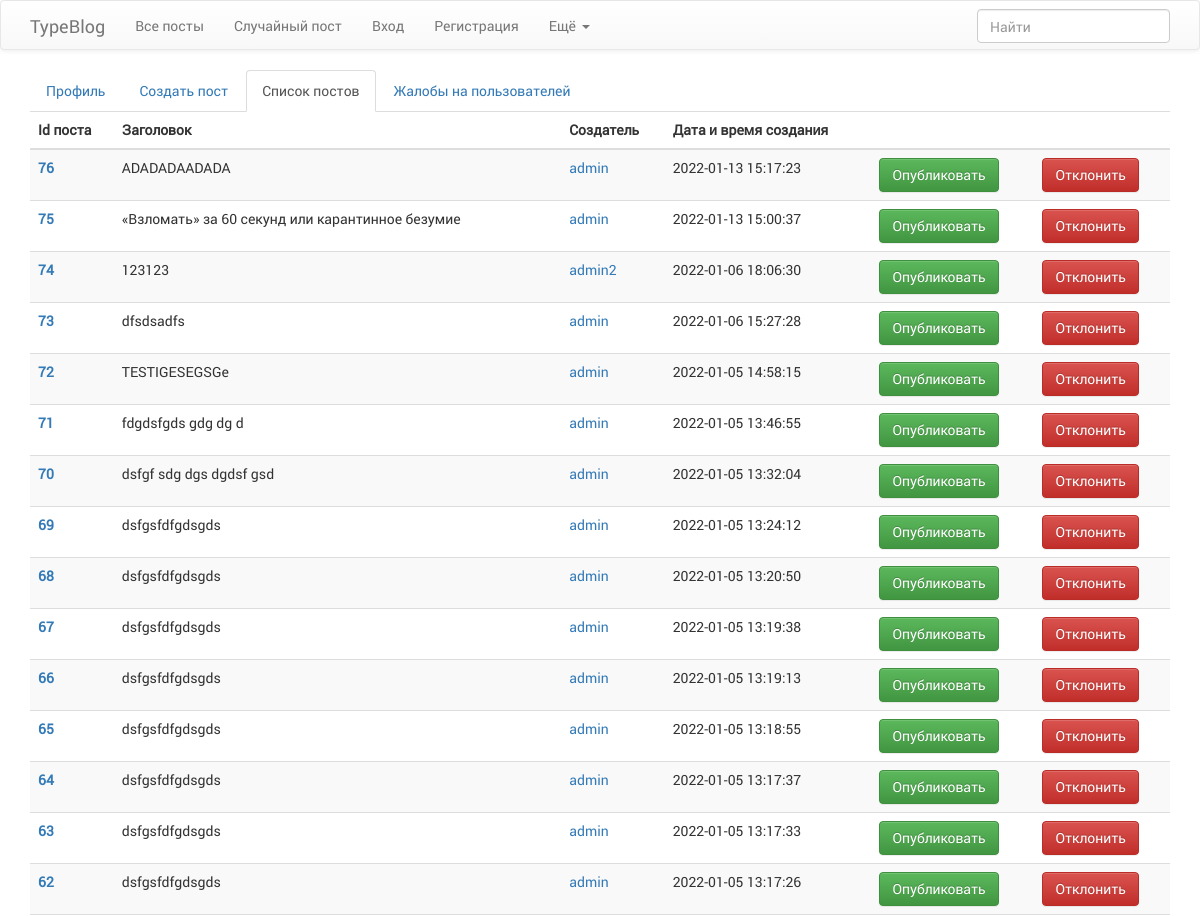
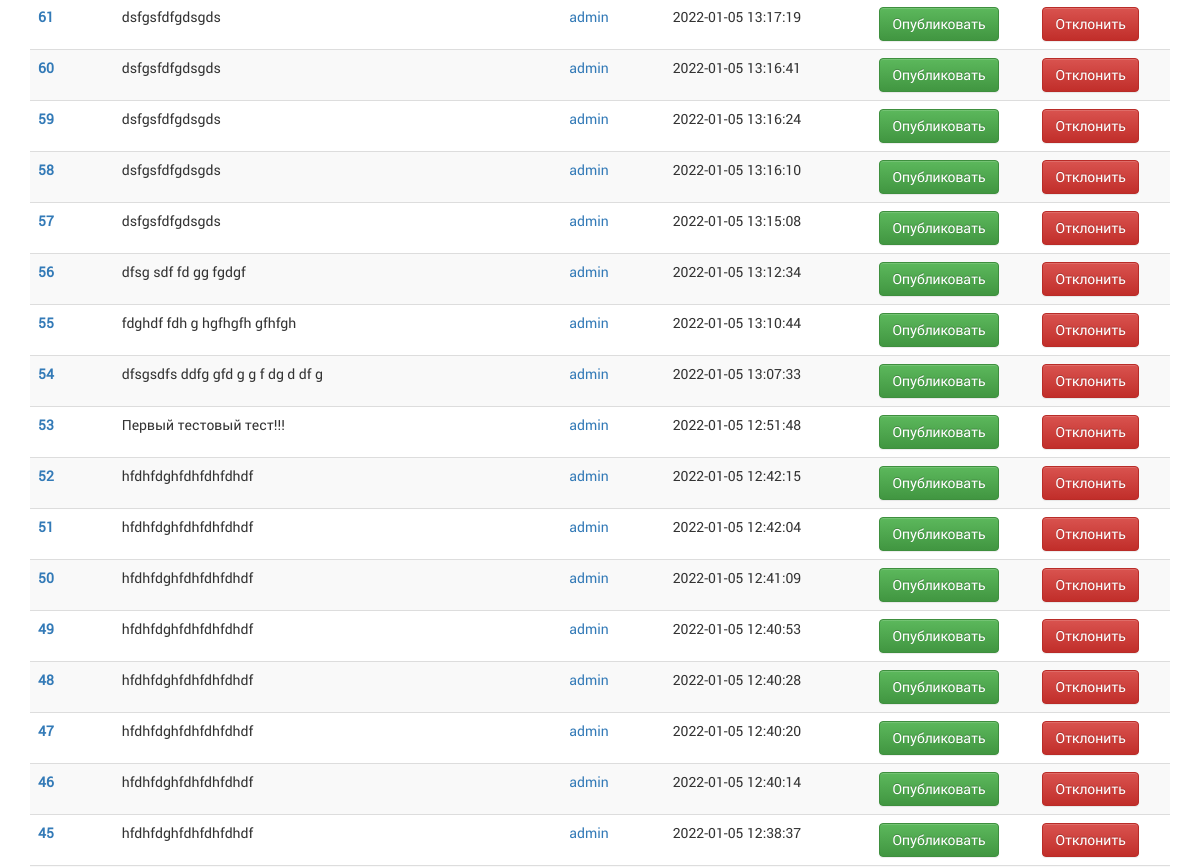
The app's page /pages/post/list.php (upper part), older data (2 pictures, top to bottom).
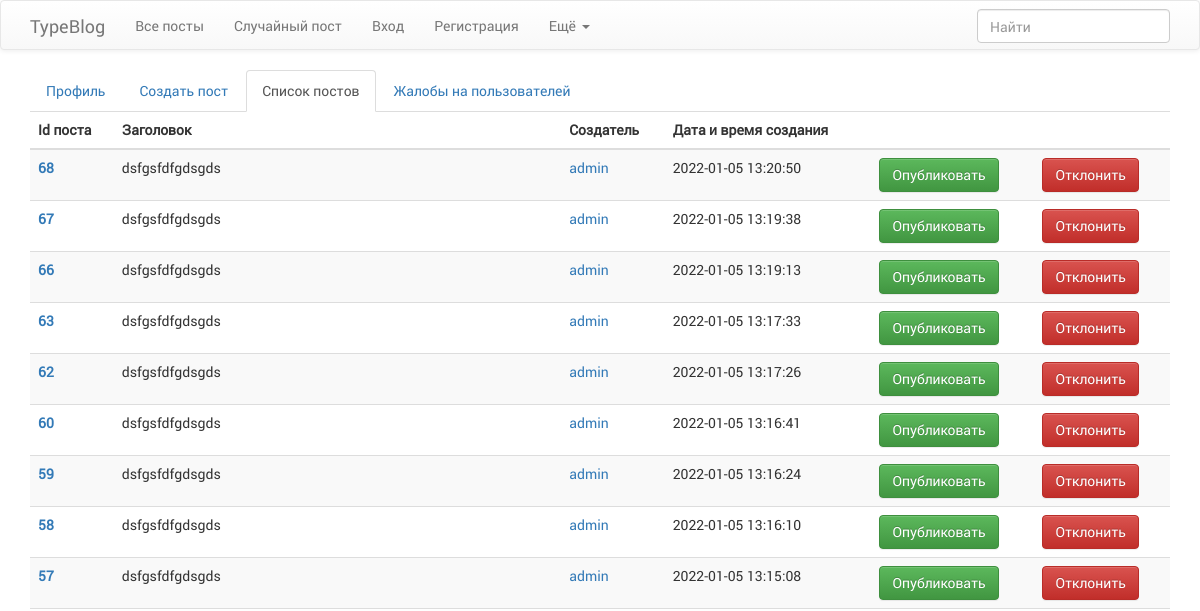
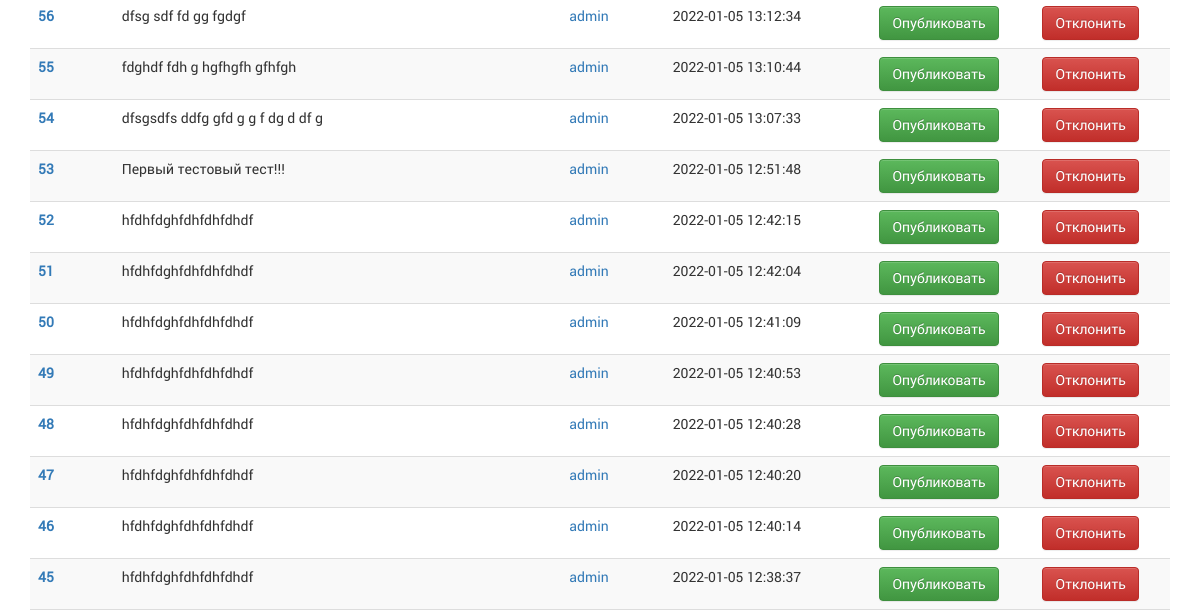
The same page, newer data (2 pictures, top to bottom).
### tables this page shows
CREATE TABLE `post` (
  `id_post` int NOT NULL,
  `id_category` int DEFAULT '1',
  `id_creator` int NOT NULL,
  `id_status` int NOT NULL,
  `heading` varchar(50) NOT NULL,
  `description` text NOT NULL,
  `main_folder` varchar(32) DEFAULT NULL,
  `main_img_type` varchar(5) DEFAULT NULL,
  `body` text NOT NULL,
  `created_at` datetime NOT NULL DEFAULT CURRENT_TIMESTAMP,
  `updated_at` datetime DEFAULT CURRENT_TIMESTAMP ON UPDATE CURRENT_TIMESTAMP
);

CREATE TABLE `user` (
  `id_user` int NOT NULL,
  `id_role` int NOT NULL DEFAULT '1',
  `email` varchar(100) NOT NULL,
  `login` varchar(25) NOT NULL,
  `password` varchar(60) NOT NULL,
  `about` varchar(1000) DEFAULT NULL,
  `folder` varchar(32) DEFAULT NULL,
  `img_type` varchar(5) DEFAULT NULL,
  `blocked` bit(1) DEFAULT NULL,
  `created_at` datetime NOT NULL DEFAULT CURRENT_TIMESTAMP,
  `updated_at` datetime DEFAULT CURRENT_TIMESTAMP ON UPDATE CURRENT_TIMESTAMP
);

### src/db.php (called while the page is built, shortened)
<?php
    class db{
        private $link;
        private function connect(){
            $driver = 'mysql';
            $host = 'localhost';
            $db_name = 'diplom';
            $db_user = 'root';
            $db_password = 'root';
            $charset = 'utf8';
            try{
                $this->link = new PDO("$driver:host=$host;dbname=$db_name;charset=$charset", $db_user, $db_password);
            }catch(PDOException $e){
                die('Нет подключения к базе данных. Ошибка - ' . $e->getMessage());
            }
        }
        public function query($sql, $params = []){
            $sth = $this->link->prepare($sql);
            $sth->execute($params);
            $result = $sth->fetchAll(PDO::FETCH_ASSOC);
            return $result;
        }
    }
    $db = new db();

### src/usecases/post/list.php (called while the page is built)
<?php
    require_once "src/db.php";
    $getList = $db->query("SELECT p.id_post, p.id_creator, p.heading, p.created_at, u.id_user, u.login FROM post as p
                                JOIN user as u ON p.id_creator = u.id_user WHERE p.id_status = ? ORDER BY p.id_post DESC;", [1]);

### pages/post/list.php (the view)
<?php
    require_once "components/header.php";
    require_once "src/usecases/post/list.php"
?>
<div class="tabbable">
    <ul class="nav nav-tabs">
        <li><a href="/lk">Профиль</a></li>
        <li><a href="/post/create">Создать пост</a></li>
        <li class="active"><a href="/post/list" data-toggle="tab">Список постов</a></li>
        <li><a href="/user/complaint">Жалобы на пользователей</a></li>
    </ul>
    <div class="tab-content">
        <div class="tab-pane active table-responsive">
            <table class="table table-striped body_posts">
                <thead>
                <tr>
                    <th scope="col">Id поста</th>
                    <th scope="col">Заголовок</th>
                    <th scope="col">Создатель</th>
                    <th scope="col">Дата и время создания</th>
                    <th scope="col"></th>
                    <th scope="col"></th>
                </tr>
                </thead>
                <tbody>
                <?php
                    foreach ($getList as $el) {
                        $idPost = $el['id_post'];
                        $headerPost = $el['heading'];
                        $creatorIdPost = $el['id_user'];
                        $creatorPost = $el['login'];
                        $dataCreated = $el['created_at'];
                        echo "<tr class='id_post' data-id='$idPost'>";
                        echo "<th scope='row'><a href='/post/$idPost' target='_blank'>$idPost</a></th>";
                        echo "<td>$headerPost</td>";
                        echo "<td><a href='/profile/$creatorIdPost' target='_blank'>$creatorPost</a></td>";
                        echo "<td>$dataCreated</td>";
                        echo "<td><button type='button' class='btn btn-success published'>Опубликовать</button></td>";
                        echo "<td><button type='button' class='btn btn-danger rejected'>Отклонить</button></td>";
                        echo "</tr>";
                    }
                ?>
                </tbody>
            </table>
        </div>
    </div>
</div>
<?php
    require_once "components/footer.php";
?>

Row changes from the older to the newer data that the page shows:
no longer on this page (row edited): post: id_post "76", heading "ADADADAADADA", id_creator.login "admin", created_at "2022-01-13 15:17:23"
no longer on this page (row edited): post: id_post "75", heading "«Взломать» за 60 секунд или карантинное безумие", id_creator.login "admin", created_at "2022-01-13 15:00:37"
no longer on this page (row edited): post: id_post "74", heading "123123", id_creator.login "admin2", created_at "2022-01-06 18:06:30"
no longer on this page (row edited): post: id_post "73", heading "dfsdsadfs", id_creator.login "admin", created_at "2022-01-06 15:27:28"
no longer on this page (row edited): post: id_post "72", heading "TESTIGESEGSGe", id_creator.login "admin", created_at "2022-01-05 14:58:15"
no longer on this page (row edited): post: id_post "71", heading "fdgdsfgds gdg dg d", id_creator.login "admin", created_at "2022-01-05 13:46:55"
no longer on this page (row edited): post: id_post "70", heading "dsfgf sdg dgs dgdsf gsd", id_creator.login "admin", created_at "2022-01-05 13:32:04"
no longer on this page (row edited): post: id_post "69", heading "dsfgsfdfgdsgds", id_creator.login "admin", created_at "2022-01-05 13:24:12"
no longer on this page (row edited): post: id_post "65", heading "dsfgsfdfgdsgds", id_creator.login "admin", created_at "2022-01-05 13:18:55"
no longer on this page (row edited): post: id_post "64", heading "dsfgsfdfgdsgds", id_creator.login "admin", created_at "2022-01-05 13:17:37"
no longer on this page (row edited): post: id_post "61", heading "dsfgsfdfgdsgds", id_creator.login "admin", created_at "2022-01-05 13:17:19"
